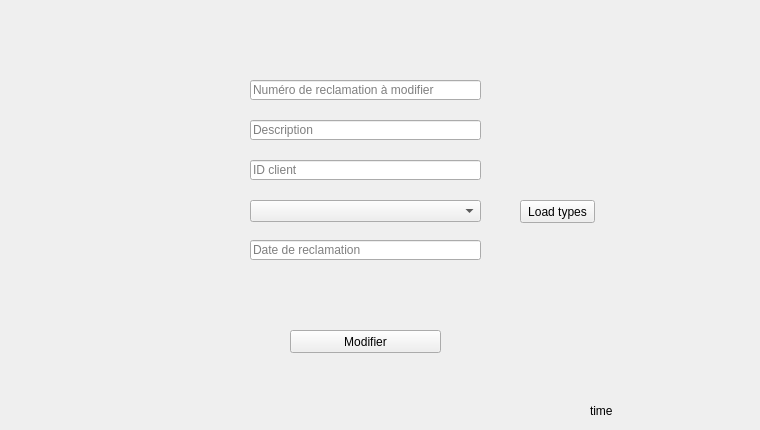
   <widget class="QWidget" name="modif">
    <attribute name="title">
     <string>     Modifer     </string>
    </attribute>
    <widget class="QPushButton" name="pb_modifier">
     <property name="geometry">
      <rect>
       <x>290</x>
       <y>330</y>
       <width>151</width>
       <height>23</height>
      </rect>
     </property>
     <property name="text">
      <string>Modifier</string>
     </property>
    </widget>
    <widget class="QLineEdit" name="lineEdit_numrec_modif">
     <property name="geometry">
      <rect>
       <x>250</x>
       <y>80</y>
       <width>231</width>
       <height>20</height>
      </rect>
     </property>
     <property name="placeholderText">
      <string>Numéro de reclamation à modifier</string>
     </property>
    </widget>
    <widget class="QLineEdit" name="lineEdit_description_modif">
     <property name="geometry">
      <rect>
       <x>250</x>
       <y>120</y>
       <width>231</width>
       <height>20</height>
      </rect>
     </property>
     <property name="placeholderText">
      <string>Description</string>
     </property>
    </widget>
    <widget class="QLineEdit" name="lineEdit_idclient_modif">
     <property name="geometry">
      <rect>
       <x>250</x>
       <y>160</y>
       <width>231</width>
       <height>20</height>
      </rect>
     </property>
     <property name="placeholderText">
      <string>ID client</string>
     </property>
    </widget>
    <widget class="QComboBox" name="comboBox_typerec_2">
     <property name="geometry">
      <rect>
       <x>250</x>
       <y>200</y>
       <width>231</width>
       <height>22</height>
      </rect>
     </property>
     <property name="editable">
      <bool>false</bool>
     </property>
     <property name="currentText">
      <string/>
     </property>
     <property name="currentIndex">
      <number>-1</number>
     </property>
    </widget>
    <widget class="QLineEdit" name="lineEdit_date_modif">
     <property name="geometry">
      <rect>
       <x>250</x>
       <y>240</y>
       <width>231</width>
       <height>20</height>
      </rect>
     </property>
     <property name="placeholderText">
      <string>Date de reclamation</string>
     </property>
    </widget>
    <widget class="QPushButton" name="load_2">
     <property name="geometry">
      <rect>
       <x>520</x>
       <y>200</y>
       <width>75</width>
       <height>23</height>
      </rect>
     </property>
     <property name="text">
      <string>Load types</string>
     </property>
    </widget>
    <widget class="QLabel" name="label_6">
     <property name="geometry">
      <rect>
       <x>590</x>
       <y>400</y>
       <width>161</width>
       <height>21</height>
      </rect>
     </property>
     <property name="text">
      <string>time</string>
     </property>
    </widget>
   </widget>
